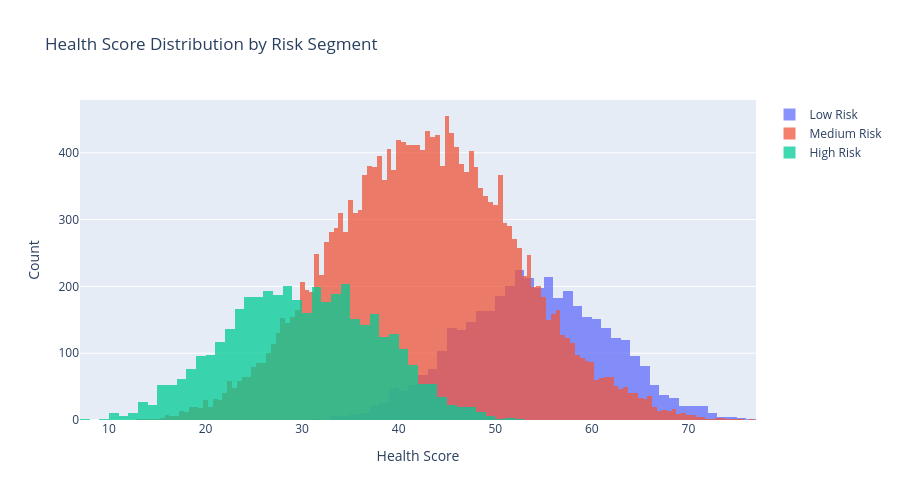

Notebook code cell kept with this figure:
### Code cell
print("=" * 70)
print("CUSTOMER RISK SEGMENTATION")
print("=" * 70)

# Create risk segments based on risk_flag_count
features['risk_segment'] = pd.cut(
    features['risk_flag_count'],
    bins=[-1, 0, 2, 5],
    labels=['Low Risk', 'Medium Risk', 'High Risk']
)

# Analyze each segment
print("\nRisk Segment Distribution:")
risk_dist = features['risk_segment'].value_counts()
print(risk_dist)

print("\nChurn Rate by Risk Segment:")
churn_by_risk = features.groupby('risk_segment')['churned'].agg(['sum', 'count', 'mean'])
churn_by_risk.columns = ['churned_count', 'total_customers', 'churn_rate']
print(churn_by_risk)

# Visualization
fig = go.Figure()

for segment in ['Low Risk', 'Medium Risk', 'High Risk']:
    data = features[features['risk_segment'] == segment]['health_score']
    fig.add_trace(go.Histogram(
        x=data,
        name=segment,
        opacity=0.75
    ))

fig.update_layout(
    title='Health Score Distribution by Risk Segment',
    xaxis_title='Health Score',
    yaxis_title='Count',
    barmode='overlay',
    height=500
)
fig.show()

print("\n✓ Risk segmentation complete")

### Figure 1 — Plotly figure (JSON) as saved in the notebook; plotly's stock layout.template omitted (floating-point values rounded to 4 significant figures; data arrays with more than 128 entries replaced by an {"elided": "..."} marker saying what was removed)
{"data": [{"name": "Low Risk", "opacity": 0.75, "type": "histogram", "x": {"elided": "4069 float values"}}, {"name": "Medium Risk", "opacity": 0.75, "type": "histogram", "x": {"elided": "20624 float values"}}, {"name": "High Risk", "opacity": 0.75, "type": "histogram", "x": {"elided": "4107 float values"}}], "layout": {"barmode": "overlay", "height": 500, "title": {"text": "Health Score Distribution by Risk Segment"}, "xaxis": {"title": {"text": "Health Score"}}, "yaxis": {"title": {"text": "Count"}}}}
